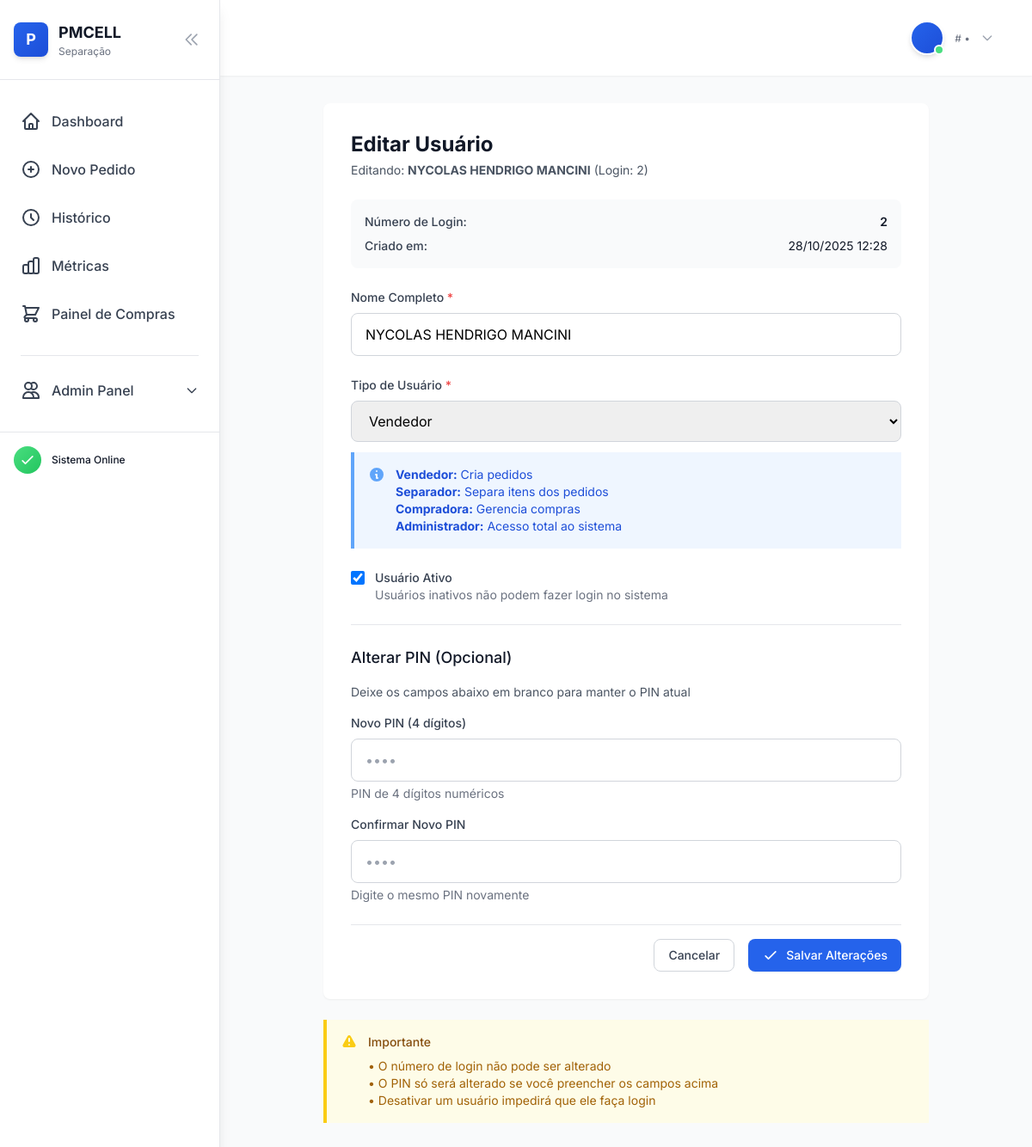
Page /usuarios/14/editar/ (signed in) on the committed database.
### core/models.py (models this page shows, shortened)
class Usuario(AbstractBaseUser):
    numero_login = models.IntegerField(
        unique=True,
        verbose_name='Número de Login',
        help_text='Número único para identificação do usuário'
    )
    nome = models.CharField(
        max_length=200,
        verbose_name='Nome Completo'
    )
    tipo = models.CharField(
        max_length=20,
        choices=TipoUsuario.choices,
        default=TipoUsuario.SEPARADOR,
        verbose_name='Tipo de Usuário'
    )
    ativo = models.BooleanField(
        default=True,
        verbose_name='Ativo'
    )
    is_admin = models.BooleanField(
        default=False,
        verbose_name='Administrador'
    )
    criado_em = models.DateTimeField(
        auto_now_add=True,
        verbose_name='Criado em'
    )
    atualizado_em = models.DateTimeField(
        auto_now=True,
        verbose_name='Atualizado em'
    )
    objects = UsuarioManager()
    USERNAME_FIELD = 'numero_login'
    REQUIRED_FIELDS = ['nome']
    class Meta:
        verbose_name = 'Usuário'
        verbose_name_plural = 'Usuários'
        ordering = ['numero_login']

### core/presentation/web/views.py (the view, shortened to what this page needs)
# urls.py: path('usuarios/<int:user_id>/editar/', EditarUsuarioView.as_view(), name='editar_usuario'),  # Editar Usuário
@method_decorator(login_required, name='dispatch')
class EditarUsuarioView(View):
    template_name = 'editar_usuario.html'
    form_class = None  # Será importado dinamicamente
    def __init__(self, *args, **kwargs):
        super().__init__(*args, **kwargs)
        from core.presentation.web.forms import EditarUsuarioForm
        self.form_class = EditarUsuarioForm
    def dispatch(self, request, *args, **kwargs):
        usuario = Usuario.objects.get(id=request.session.get('usuario_id'))
        if not usuario.is_admin:
            messages.error(request, 'Acesso negado. Apenas administradores podem acessar esta página.')
            return redirect('dashboard')
        return super().dispatch(request, *args, **kwargs)
    def get(self, request, user_id):
        from django.shortcuts import get_object_or_404
        usuario_editado = get_object_or_404(Usuario, id=user_id)
        form = self.form_class(
            usuario_id=user_id,
            initial={
                'nome': usuario_editado.nome,
                'tipo': usuario_editado.tipo,
                'ativo': usuario_editado.ativo,
            }
        )
        context = {
            'form': form,
            'usuario_editado': usuario_editado,
        }
        return render(request, self.template_name, context)

### core/context_processors.py (called while the page is built)
def theme_colors(request):
    theme_vars = cache.get('theme_colors')
    if theme_vars is None:
        theme = ThemeConfiguration.get_active_theme()
        theme_vars = theme.to_css_variables()
        theme_vars.update({
            'theme': {
                'primary_color': theme.primary_color,
                'primary_hover': theme.primary_hover,
                'vendedor_color': theme.vendedor_color,
                'separador_color': theme.separador_color,
                'compradora_color': theme.compradora_color,
                'admin_color': theme.admin_color,
                'success_color': theme.success_color,
                'warning_color': theme.warning_color,
                'info_color': theme.info_color,
            }
        })
        cache.set('theme_colors', theme_vars, 3600)
    return theme_vars

### core/models.py (called while the page is built)
    @classmethod
    def get_active_theme(cls):
        theme = cls.objects.filter(active=True).first()
        if not theme:
            theme = cls.objects.create(active=True)
        return theme

    def to_css_variables(self):
        return {
            '--color-primary': self.primary_color,
            '--color-primary-hover': self.primary_hover,
            '--color-vendedor': self.vendedor_color,
            '--color-separador': self.separador_color,
            '--color-compradora': self.compradora_color,
            '--color-admin': self.admin_color,
            '--color-success': self.success_color,
            '--color-warning': self.warning_color,
            '--color-info': self.info_color,
        }

### templates/editar_usuario.html (shortened to what this page needs)
{% extends "base.html" %}
{% block content %}
{% include "partials/_sidebar_menu.html" %}
<div class="min-h-screen bg-gray-50 lg:pl-64">
    <header class="bg-white shadow-sm sticky top-0 z-30">
        <div class="max-w-7xl mx-auto px-4 sm:px-6 lg:px-8 py-4">
            <div class="flex justify-between items-center">
                <div class="flex items-center">
                    {% include "partials/_user_dropdown.html" %}
                </div>
            </div>
        </div>
    </header>
    <main class="max-w-3xl mx-auto px-4 sm:px-6 lg:px-8 py-8">
        <div class="bg-white rounded-lg shadow-sm p-8">
            <div class="mb-6">
                <h1 class="text-2xl font-bold text-gray-900">Editar Usuário</h1>
                <p class="mt-1 text-sm text-gray-600">
                    Editando: <strong>{{ usuario_editado.nome }}</strong> (Login: {{ usuario_editado.numero_login }})
                </p>
            </div>
            <form method="post" class="space-y-6">
                <div class="bg-gray-50 rounded-lg p-4 space-y-2">
                    <div class="flex justify-between">
                        <span class="text-sm font-medium text-gray-700">Número de Login:</span>
                        <span class="text-sm text-gray-900 font-semibold">{{ usuario_editado.numero_login }}</span>
                    </div>
                    <div class="flex justify-between">
                        <span class="text-sm font-medium text-gray-700">Criado em:</span>
                        <span class="text-sm text-gray-900">{{ usuario_editado.criado_em|date:"d/m/Y H:i" }}</span>
                    </div>
                </div>
                <div>
                    <label for="{{ form.nome.id_for_label }}" class="block text-sm font-medium text-gray-700 mb-2">
                        {{ form.nome.label }}
                        <span class="text-red-500">*</span>
                    </label>
                    {{ form.nome }}
                </div>
                <div>
                    <label for="{{ form.tipo.id_for_label }}" class="block text-sm font-medium text-gray-700 mb-2">
                        {{ form.tipo.label }}
                        <span class="text-red-500">*</span>
                    </label>
                    {{ form.tipo }}
                    <div class="mt-3 bg-blue-50 border-l-4 border-blue-400 p-4">
                        <div class="flex">
                            <div class="flex-shrink-0">
                                <svg class="h-5 w-5 text-blue-400" viewBox="0 0 20 20" fill="currentColor">
                                    <path fill-rule="evenodd" d="M18 10a8 8 0 11-16 0 8 8 0 0116 0zm-7-4a1 1 0 11-2 0 1 1 0 012 0zM9 9a1 1 0 000 2v3a1 1 0 001 1h1a1 1 0 100-2v-3a1 1 0 00-1-1H9z" clip-rule="evenodd" />
                                </svg>
                            </div>
                            <div class="ml-3">
                                <p class="text-sm text-blue-700">
                                    <strong>Vendedor:</strong> Cria pedidos<br>
                                    <strong>Separador:</strong> Separa itens dos pedidos<br>
                                    <strong>Compradora:</strong> Gerencia compras<br>
                                    <strong>Administrador:</strong> Acesso total ao sistema
                                </p>
                            </div>
                        </div>
                    </div>
                </div>
                <div>
                    <div class="flex items-start">
                        <div class="flex items-center h-5">
                            {{ form.ativo }}
                        </div>
                        <div class="ml-3 text-sm">
                            <label for="{{ form.ativo.id_for_label }}" class="font-medium text-gray-700">
                                {{ form.ativo.label }}
                            </label>
                            <p class="text-gray-500">Usuários inativos não podem fazer login no sistema</p>
                        </div>
                    </div>
                </div>
                <div class="border-t pt-6">
                    <h3 class="text-lg font-medium text-gray-900 mb-4">Alterar PIN (Opcional)</h3>
                    <p class="text-sm text-gray-600 mb-4">
                        Deixe os campos abaixo em branco para manter o PIN atual
                    </p>
                    <div class="mb-4">
                        <label for="{{ form.pin.id_for_label }}" class="block text-sm font-medium text-gray-700 mb-2">
                            {{ form.pin.label }}
                        </label>
                        {{ form.pin }}
                        <p class="mt-1 text-sm text-gray-500">PIN de 4 dígitos numéricos</p>
                    </div>
                    <div>
                        <label for="{{ form.pin_confirmacao.id_for_label }}" class="block text-sm font-medium text-gray-700 mb-2">
                            {{ form.pin_confirmacao.label }}
                        </label>
                        {{ form.pin_confirmacao }}
                        <p class="mt-1 text-sm text-gray-500">Digite o mesmo PIN novamente</p>
                    </div>
                </div>
                <div class="flex justify-end space-x-4 pt-4 border-t">
                    <a href="{% url 'admin_panel' %}" class="inline-flex items-center px-4 py-2 border border-gray-300 text-sm font-medium rounded-lg text-gray-700 bg-white hover:bg-gray-50 focus:outline-none focus:ring-2 focus:ring-offset-2 focus:ring-blue-500 transition-colors">
                        Cancelar
                    </a>
                    <button type="submit" class="inline-flex items-center px-4 py-2 bg-blue-600 text-white text-sm font-medium rounded-lg hover:bg-blue-700 focus:outline-none focus:ring-2 focus:ring-offset-2 focus:ring-blue-500 transition-colors shadow-sm">
                        <svg class="w-5 h-5 mr-2" fill="none" stroke="currentColor" viewBox="0 0 24 24">
                            <path stroke-linecap="round" stroke-linejoin="round" stroke-width="2" d="M5 13l4 4L19 7"></path>
                        </svg>
                        Salvar Alterações
                    </button>
                </div>
            </form>
        </div>
        <div class="mt-6 bg-yellow-50 border-l-4 border-yellow-400 p-4">
            <div class="flex">
                <div class="flex-shrink-0">
                </div>
                <div class="ml-3">
                    <h3 class="text-sm font-medium text-yellow-800">
                        Importante
                    </h3>
                    <div class="mt-2 text-sm text-yellow-700">
                        <p>
                            • O número de login não pode ser alterado<br>
                            • O PIN só será alterado se você preencher os campos acima<br>
                            • Desativar um usuário impedirá que ele faça login
                        </p>
                    </div>
                </div>
            </div>
        </div>
    </main>
</div>
{% endblock %}

### templates/base.html (style rules this page uses)
body { font-family: 'Inter', sans-serif; }
* { transition-timing-function: cubic-bezier(0.4, 0.0, 0.2, 1); }

### rows in the picture
Usuario: nome "NYCOLAS HENDRIGO MANCINI", numero_login "2", criado_em "28/10/2025 12:28", tipo "Vendedor", ativo "☑"
